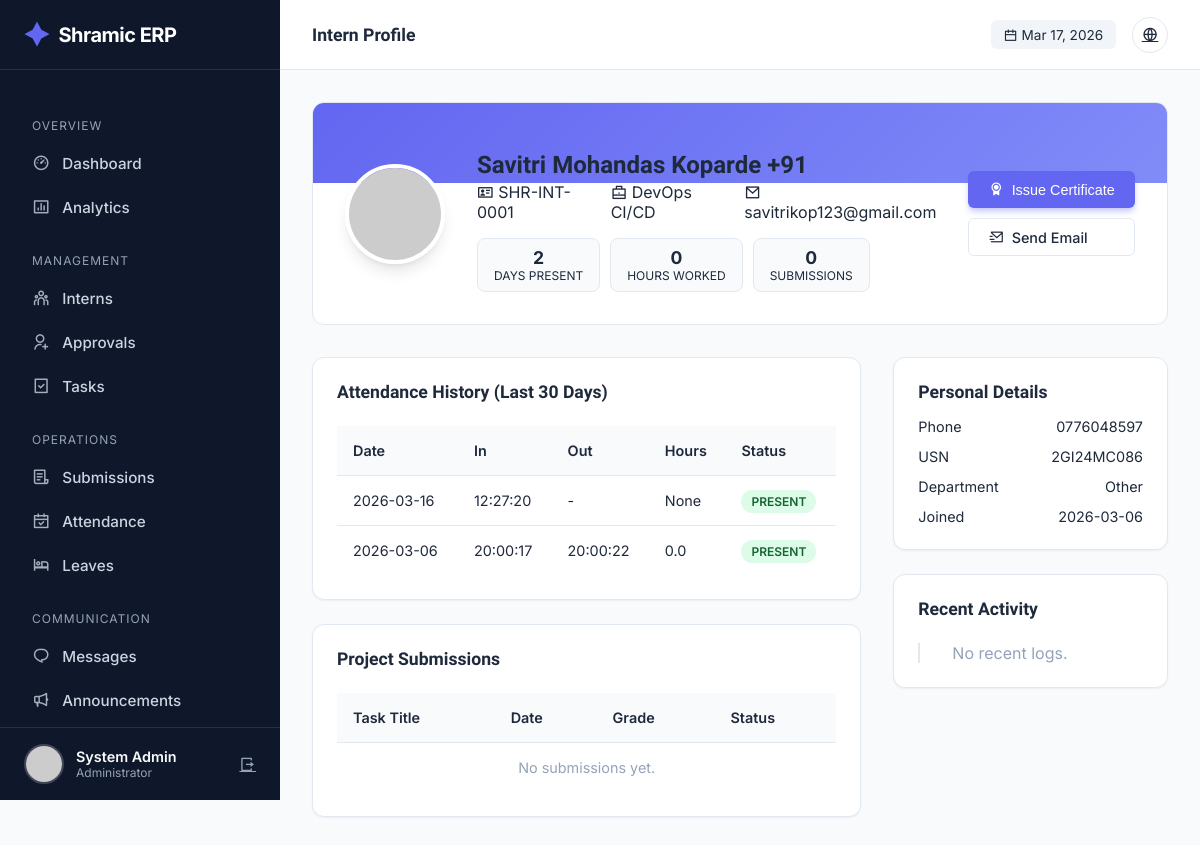
The app's page /admin/intern/2 (signed in) with its own data.
### tables this page shows
CREATE TABLE users (
            id INTEGER PRIMARY KEY AUTOINCREMENT,
            intern_id TEXT UNIQUE,
            usn TEXT UNIQUE NOT NULL,
            full_name TEXT NOT NULL,
            phone TEXT NOT NULL,
            email TEXT UNIQUE NOT NULL,
            password_hash TEXT NOT NULL,
            role TEXT NOT NULL,
            photo_url TEXT,
            status TEXT DEFAULT 'PENDING',
            is_admin BOOLEAN DEFAULT 0,
            department TEXT,
            join_date DATE,
            emergency_contact TEXT,
            address TEXT,
            last_login TIMESTAMP,
            login_count INTEGER DEFAULT 0,
            created_at TIMESTAMP DEFAULT CURRENT_TIMESTAMP,
            updated_at TIMESTAMP DEFAULT CURRENT_TIMESTAMP
        );

CREATE TABLE attendance (
            id INTEGER PRIMARY KEY AUTOINCREMENT,
            user_id INTEGER,
            date DATE NOT NULL,
            check_in_time TIMESTAMP,
            check_out_time TIMESTAMP,
            work_hours REAL,
            location TEXT,
            ip_address TEXT,
            notes TEXT,
            status TEXT DEFAULT 'PRESENT',
            FOREIGN KEY (user_id) REFERENCES users(id),
            UNIQUE(user_id, date)
        );

### app.py (the view)
@app.route('/admin/intern/<int:intern_id>')
@login_required
@admin_required
def admin_intern_detail(intern_id):
    conn = get_db_connection()
    cur = conn.cursor()
    cur.execute("SELECT * FROM users WHERE id = ?", (intern_id,))
    intern = cur.fetchone()
    if not intern:
        conn.close()
        flash('Intern not found', 'error')
        return redirect(url_for('admin_interns'))
    cur.execute("""
        SELECT * FROM attendance
        WHERE user_id = ?
        ORDER BY date DESC
        LIMIT 30
    """, (intern_id,))
    attendance_records = [dict(row) for row in cur.fetchall()]
    cur.execute("""
        SELECT
            COUNT(*) as total_days,
            SUM(work_hours) as total_hours,
            AVG(work_hours) as avg_hours
        FROM attendance
        WHERE user_id = ? AND check_in_time IS NOT NULL
    """, (intern_id,))
    attendance_stats = dict(cur.fetchone())
    cur.execute("""
        SELECT s.*, t.title as task_title, t.priority
        FROM submissions s
        LEFT JOIN tasks t ON s.task_id = t.id
        WHERE s.user_id = ?
        ORDER BY s.submitted_at DESC
    """, (intern_id,))
    submissions = [dict(row) for row in cur.fetchall()]
    timeline = []
    conn.close()
    return render_template('admin/intern_detail.html',
        intern=dict(intern),
        attendance_records=attendance_records,
        stats=attendance_stats,
        submissions=submissions,
        timeline=timeline,
        now=datetime.now()
    )

### ERP-main/templates/admin/intern_detail.html (shortened to what this page needs)
{% extends "admin/base.html" %} {% block page_title %}Intern Profile{% endblock
%} {% block content %}
<div class="profile-header">
  <div class="profile-bg"></div>
  <img
    src="{{ url_for('static', filename='uploads/profiles/' + intern.photo_url) if intern.photo_url else 'https://ui-avatars.com/api/?name=' + intern.full_name }}"
    class="profile-img"
    alt="Profile"
  />
  <div class="profile-info" style="flex: 1">
    <h2 style="margin-bottom: 0.2rem">{{ intern.full_name }}</h2>
    <div
      style="
        color: var(--text-secondary);
        margin-bottom: 1rem;
        display: flex;
        gap: 1rem;
        align-items: center;
      "
    >
      <span><i class="ri-id-card-line"></i> {{ intern.intern_id }}</span>
      <span><i class="ri-briefcase-line"></i> {{ intern.role }}</span>
      <span><i class="ri-mail-line"></i> {{ intern.email }}</span>
    </div>
    <div style="display: flex; gap: 10px; flex-wrap: wrap">
      <div class="stat-pill">
        <strong>{{ stats.total_days or 0 }}</strong>
        <span>Days Present</span>
      </div>
      <div class="stat-pill">
        <strong
          >{{ stats.total_hours|round(1) if stats.total_hours else 0 }}</strong
        >
        <span>Hours Worked</span>
      </div>
      <div class="stat-pill">
        <strong>{{ submissions|length }}</strong>
        <span>Submissions</span>
      </div>
    </div>
  </div>
  <div
    style="
      position: relative;
      z-index: 1;
      display: flex;
      flex-direction: column;
      gap: 10px;
    "
  >
    <form
      action="{{ url_for('generate_certificate', user_id=intern.id) }}"
      method="POST"
    >
      <button class="btn btn-primary" style="width: 100%">
        <i class="ri-award-fill"></i> Issue Certificate
      </button>
    </form>
    <a href="mailto:{{ intern.email }}" class="btn btn-outline"
      ><i class="ri-mail-send-line"></i> Send Email</a
    >
  </div>
</div>
<div class="detail-grid">
  <div style="display: flex; flex-direction: column; gap: 1.5rem">
    <div class="card">
      <h3 style="font-size: 1.1rem; margin-bottom: 1.5rem">
        Attendance History (Last 30 Days)
      </h3>
      <div class="table-container">
        <table>
          <thead>
            <tr>
              <th>Date</th>
              <th>In</th>
              <th>Out</th>
              <th>Hours</th>
              <th>Status</th>
            </tr>
          </thead>
          <tbody>
            {% for record in attendance_records %}
            <tr>
              <td>{{ record.date }}</td>
              <td>
                {{ record.check_in_time.split(' ')[1] if record.check_in_time
                else '-' }}
              </td>
              <td>
                {{ record.check_out_time.split(' ')[1] if record.check_out_time
                else '-' }}
              </td>
              <td>{{ record.work_hours }}</td>
              <td><span class="badge badge-success">Present</span></td>
            </tr>
            {% endfor %}
          </tbody>
        </table>
      </div>
    </div>
    <div class="card">
      <h3 style="font-size: 1.1rem; margin-bottom: 1.5rem">
        Project Submissions
      </h3>
      <div class="table-container">
        <table>
          <thead>
            <tr>
              <th>Task Title</th>
              <th>Date</th>
              <th>Grade</th>
              <th>Status</th>
            </tr>
          </thead>
          <tbody>
            {% for sub in submissions %}
            <tr>
              <td>{{ sub.task_title }}</td>
              <td>{{ sub.submitted_at.split(' ')[0] }}</td>
              <td>
                {% if sub.grade %}
                <span style="font-weight: 700; color: var(--primary)"
                  >{{ sub.grade }}</span
                >
                {% else %}-{% endif %}
              </td>
              <td>
                {% if sub.status == 'APPROVED' %}
                <span class="badge badge-success">Approved</span>
                {% elif sub.status == 'REJECTED' %}
                <span class="badge badge-danger">Rejected</span>
                {% else %}
                <span class="badge badge-warning">Pending</span>
                {% endif %}
              </td>
            </tr>
            {% else %}
            <tr>
              <td
                colspan="4"
                style="text-align: center; color: var(--text-light)"
              >
                No submissions yet.
              </td>
            </tr>
            {% endfor %}
          </tbody>
        </table>
      </div>
    </div>
  </div>
  <div style="display: flex; flex-direction: column; gap: 1.5rem">
    <div class="card">
      <h3 style="font-size: 1.1rem; margin-bottom: 1rem">Personal Details</h3>
      <div
        style="
          display: flex;
          flex-direction: column;
          gap: 0.8rem;
          font-size: 0.9rem;
        "
      >
        <div style="display: flex; justify-content: space-between">
          <span style="color: var(--text-secondary)">Phone</span>
          <span>{{ intern.phone }}</span>
        </div>
        <div style="display: flex; justify-content: space-between">
          <span style="color: var(--text-secondary)">USN</span>
          <span>{{ intern.usn }}</span>
        </div>
        <div style="display: flex; justify-content: space-between">
          <span style="color: var(--text-secondary)">Department</span>
          <span>{{ intern.department }}</span>
        </div>
        <div style="display: flex; justify-content: space-between">
          <span style="color: var(--text-secondary)">Joined</span>
          <span>{{ intern.join_date }}</span>
        </div>
      </div>
    </div>
    <div class="card">
      <h3 style="font-size: 1.1rem; margin-bottom: 1.5rem">Recent Activity</h3>
      <div class="timeline">
        {% for log in timeline %}
        <div class="timeline-item">
          <div class="timeline-dot"></div>
          <div class="timeline-content">
            <div style="font-weight: 600; margin-bottom: 0.2rem">
              {{ log.type }}
            </div>
            <div style="font-size: 0.85rem; color: var(--text-secondary)">
              {{ log.details }}
            </div>
            <div
              style="
                font-size: 0.75rem;
                color: var(--text-light);
                margin-top: 0.4rem;
              "
            >
              {{ log.timestamp }}
            </div>
          </div>
        </div>
        {% else %}
        <p style="color: var(--text-light)">No recent logs.</p>
        {% endfor %}
      </div>
    </div>
  </div>
</div>
{% endblock %}

### ERP-main/templates/admin/base.html (shortened to what this page needs)
<!doctype html>
<html lang="en">
  <head>
    <link
      href="https://cdn.jsdelivr.net/npm/remixicon@4.1.0/fonts/remixicon.css"
      rel="stylesheet"
    />
  </head>
  <body>
    <aside class="sidebar" id="sidebar">
      <a href="/" class="brand">
        <i class="ri-shining-2-fill"></i> Shramic ERP
      </a>
      <ul class="nav-menu">
        <li class="nav-label">Overview</li>
        <li>
          <a
            href="{{ url_for('admin_dashboard') }}"
            class="nav-link {% if request.endpoint == 'admin_dashboard' %}active{% endif %}"
            ><i class="ri-dashboard-3-line"></i> Dashboard</a
          >
        </li>
        <li>
          <a
            href="{{ url_for('admin_analytics') }}"
            class="nav-link {% if request.endpoint == 'admin_analytics' %}active{% endif %}"
            ><i class="ri-bar-chart-box-line"></i> Analytics</a
          >
        </li>
        <li class="nav-label">Management</li>
        <li>
          <a
            href="{{ url_for('admin_interns') }}"
            class="nav-link {% if request.endpoint == 'admin_interns' %}active{% endif %}"
            ><i class="ri-team-line"></i> Interns</a
          >
        </li>
        <li>
          <a
            href="{{ url_for('admin_approvals') }}"
            class="nav-link {% if request.endpoint == 'admin_approvals' %}active{% endif %}"
            ><i class="ri-user-add-line"></i> Approvals</a
          >
        </li>
        <li>
          <a
            href="{{ url_for('admin_tasks') }}"
            class="nav-link {% if request.endpoint == 'admin_tasks' %}active{% endif %}"
            ><i class="ri-task-line"></i> Tasks</a
          >
        </li>
        <li class="nav-label">Operations</li>
        <li>
          <a
            href="{{ url_for('admin_submissions') }}"
            class="nav-link {% if request.endpoint == 'admin_submissions' %}active{% endif %}"
            ><i class="ri-file-list-3-line"></i> Submissions</a
          >
        </li>
        <li>
          <a
            href="{{ url_for('admin_attendance') }}"
            class="nav-link {% if request.endpoint == 'admin_attendance' %}active{% endif %}"
            ><i class="ri-calendar-check-line"></i> Attendance</a
          >
        </li>
        <li>
          <a
            href="{{ url_for('admin_leaves') }}"
            class="nav-link {% if request.endpoint == 'admin_leaves' %}active{% endif %}"
            ><i class="ri-hotel-bed-line"></i> Leaves</a
          >
        </li>
        <li class="nav-label">Communication</li>
        <li>
          <a
            href="{{ url_for('admin_messages') }}"
            class="nav-link {% if request.endpoint == 'admin_messages' %}active{% endif %}"
            ><i class="ri-chat-1-line"></i> Messages</a
          >
        </li>
        <li>
          <a
            href="{{ url_for('admin_announcements') }}"
            class="nav-link {% if request.endpoint == 'admin_announcements' %}active{% endif %}"
            ><i class="ri-megaphone-line"></i> Announcements</a
          >
        </li>
      </ul>
      <div class="user-profile">
        <img
          src="{{ url_for('static', filename='uploads/profiles/' + current_user.photo_url) if current_user.photo_url else 'https://ui-avatars.com/api/?name=Admin&background=random' }}"
          class="user-avatar"
          alt="Admin"
        />
        <div style="flex: 1; overflow: hidden">
          <div
            style="
              font-weight: 600;
              font-size: 0.9rem;
              white-space: nowrap;
              text-overflow: ellipsis;
            "
          >
            {{ current_user.full_name }}
          </div>
          <div style="font-size: 0.75rem; color: var(--text-light)">
            Administrator
          </div>
        </div>
        <a
          href="{{ url_for('logout') }}"
          title="Logout"
          style="color: var(--text-light)"
          ><i class="ri-logout-box-r-line"></i
        ></a>
      </div>
    </aside>
    <div class="main-wrapper">
      <header class="top-header">
        <div style="display: flex; align-items: center; gap: 1rem">
          <h2 class="page-title">
            {% block page_title %}Dashboard{% endblock %}
          </h2>
        </div>
        <div class="header-actions">
          <div
            style="
              font-size: 0.85rem;
              color: var(--text-secondary);
              background: #f1f5f9;
              padding: 0.4rem 0.8rem;
              border-radius: 6px;
            "
          >
            <i class="ri-calendar-line"></i> {{ now.strftime('%b %d, %Y') }}
          </div>
          <a href="{{ url_for('index') }}" class="btn-icon" title="View Site"
            ><i class="ri-global-line"></i
          ></a>
        </div>
      </header>
      <div class="content">
         {% block content %}{% endblock %}
      </div>
    </div>
  </body>
</html>

### records on screen
users: full_name "System Admin"
users: full_name "Savitri Mohandas Koparde +91", intern_id "SHR-INT-0001", role "DevOps CI/CD", email "savitrikop123@gmail.com", phone "0776048597", usn "2GI24MC086", department "Other", join_date "2026-03-06"
attendance: date "2026-03-16", check_in_time "12:27:20", check_out_time "-", work_hours "None"
attendance: date "2026-03-06", check_in_time "20:00:17", check_out_time "20:00:22", work_hours "0.0"

### other values on screen
{{ stats.total_days or 0 }} "2"
{{ stats.total_hours|round(1) if stats.total_hours else 0 }} "0"
{{ submissions|length }} "0"
